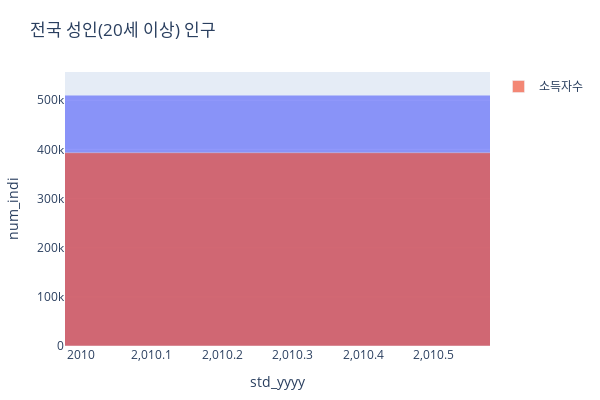

Notebook code cell kept with this figure:
### Code cell
plot_population(mmi['kr_adult20'], 'inc_tot', 'kr_adult20')

### Figure 1 — Plotly figure (JSON) as saved in the notebook; plotly's stock layout.template omitted (floating-point values rounded to 4 significant figures)
{"data": [{"alignmentgroup": "True", "hovertemplate": "std_yyyy=%{x}<br>num_indi=%{y}<extra></extra>", "legendgroup": "", "marker": {"color": "#636efa", "opacity": 0.7}, "name": "", "offsetgroup": "", "orientation": "v", "showlegend": false, "textposition": "auto", "type": "bar", "x": [2006, 2010, 2014, 2018], "xaxis": "x", "y": [497009, 510415, 521960, 529639], "yaxis": "y"}, {"base": 0, "name": "소득자수", "opacity": 0.7, "type": "bar", "x": [2006, 2010, 2014, 2018], "y": [374702, 393333, 415298, 434285]}], "layout": {"barmode": "relative", "height": 400, "legend": {"tracegroupgap": 0}, "margin": {"b": 16, "l": 16, "r": 16, "t": 72}, "title": {"text": "전국 성인(20세 이상) 인구"}, "width": 600, "xaxis": {"anchor": "y", "autorange": false, "domain": [0, 1], "range": [2010.0, 2011.0], "title": {"text": "std_yyyy"}, "type": "linear"}, "yaxis": {"anchor": "x", "autorange": true, "domain": [0, 1], "range": [0, 557500.0], "title": {"text": "num_indi"}, "type": "linear"}}}
